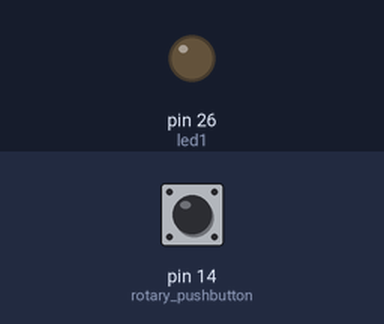
A program run on a simulated MicroPython board. On the bench: output pins drawn as LEDs (lit = HIGH). Inputs (shaded band) come from the test bench; at power-on: pin 14 (rotary_pushbutton) LOW.

Above: at 1.2 s.
1.3 s: pin 14 (rotary_pushbutton) pulled HIGH for 0.15 s
At 1.37 s:
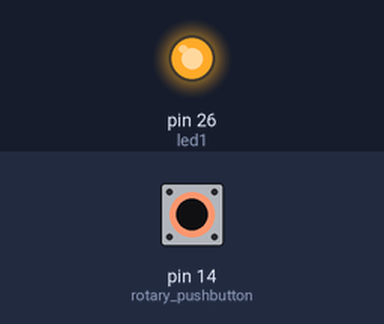
2.9 s: pin 14 (rotary_pushbutton) pulled HIGH for 3.2 s
At 7.3 s:
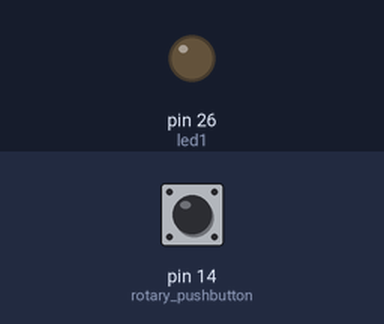
Timing chart, 0 to 8.8 s (numbered marks = the images above; inputs shaded):
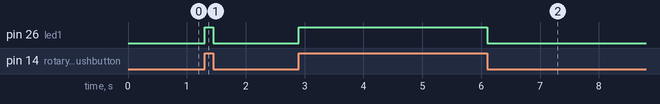

The program:

_velse_1.1.py
```python
#Lavet af Mikkel Due-Pedersen
#Hold 1.A ITTEK
from machine import Pin
RED_PIN = 26
led1 = Pin(RED_PIN, Pin.OUT)
def isr_handler_function(Pin_object):
    led1.value(not led1.value()) #inverter værdien, så hvis 1 laver den til 0 og omvendt

rotary_pushbutton = Pin(14, Pin.IN) #pin objektet
rotary_pushbutton.irq(handler = isr_handler_function, trigger=Pin.IRQ_RISING | Pin.IRQ_FALLING)
```

Measured:
- after the input at 1.3 s, pin 26 (led1): LOW → HIGH at once, → LOW 0.15 s later
- after the input at 2.9 s, pin 26 (led1): LOW → HIGH at once, → LOW 3.2 s later
